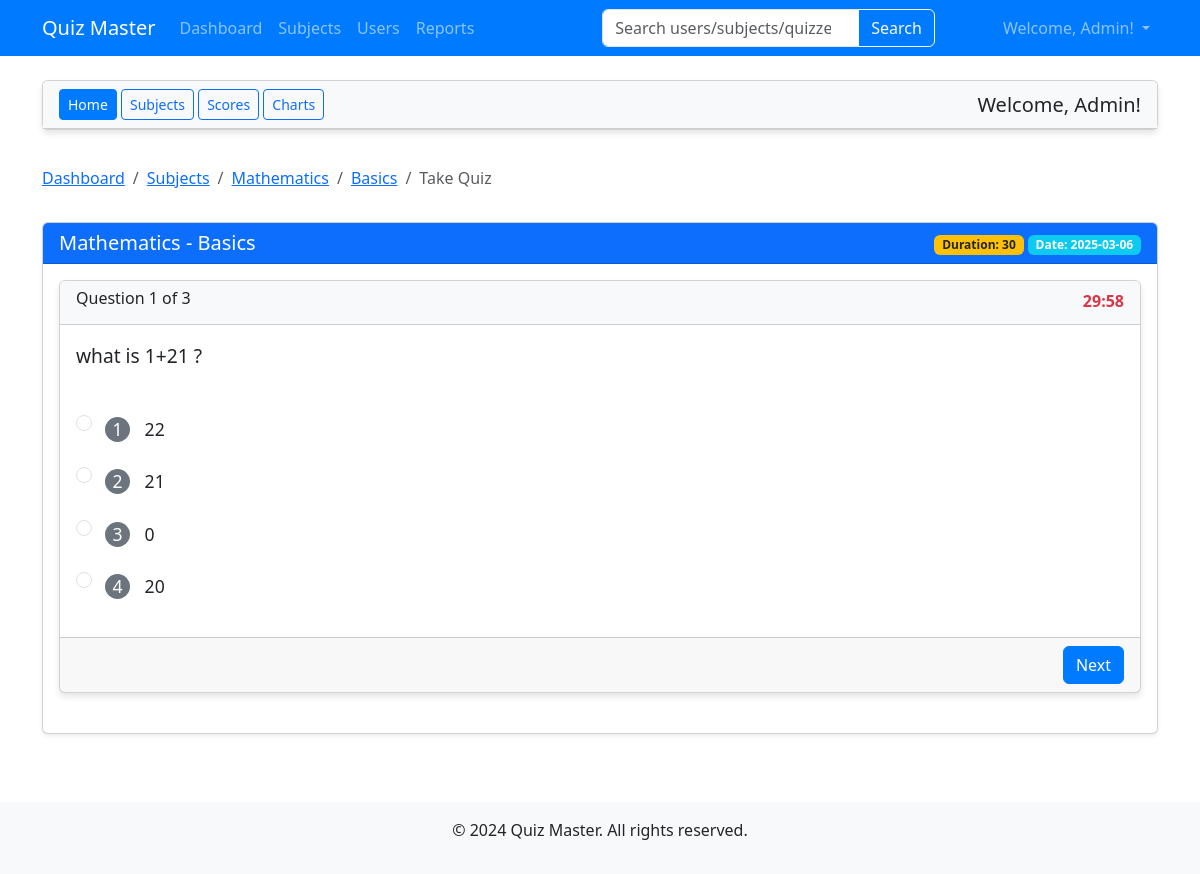
The app's page /user/quizzes/1/take (signed in) with its own data.
### models.py (models this page shows, shortened)
class User(db.Model,UserMixin):
    id = db.Column(db.Integer, primary_key=True)
    email = db.Column(db.String(120), unique=True, nullable=False)
    password = db.Column(db.String(200), nullable=False)
    full_name = db.Column(db.String(100), nullable=False)
    qualification = db.Column(db.String(100), nullable=True)
    dob = db.Column(db.String(20), nullable=True)
    is_admin = db.Column(db.Boolean, default=False)
    scores = db.relationship('Score', backref='user', lazy=True, cascade="all, delete-orphan")

class Subject(db.Model):
    id = db.Column(db.Integer, primary_key=True)
    name = db.Column(db.String(100), nullable=False)
    description = db.Column(db.Text, nullable=True)
    chapters = db.relationship('Chapter', backref='subject', lazy=True, cascade="all, delete-orphan")

class Chapter(db.Model):
    id = db.Column(db.Integer, primary_key=True)
    name = db.Column(db.String(100), nullable=False)
    description = db.Column(db.Text, nullable=True)
    subject_id = db.Column(db.Integer, db.ForeignKey('subject.id'), nullable=False)
    quizzes = db.relationship('Quiz', backref='chapter', lazy=True, cascade="all, delete-orphan")

class Quiz(db.Model):
    id = db.Column(db.Integer, primary_key=True)
    chapter_id = db.Column(db.Integer, db.ForeignKey('chapter.id'), nullable=False)
    date_of_quiz = db.Column(db.String(20), nullable=False)
    time_duration = db.Column(db.String(10), nullable=False)
    remarks = db.Column(db.Text, nullable=True)
    questions = db.relationship('Question', backref='quiz', lazy=True, cascade="all, delete-orphan")
    scores = db.relationship('Score', backref='quiz', lazy=True, cascade="all, delete-orphan")

class Question(db.Model):
    id = db.Column(db.Integer, primary_key=True)
    quiz_id = db.Column(db.Integer, db.ForeignKey('quiz.id'), nullable=False)
    question_statement = db.Column(db.Text, nullable=False)
    option1 = db.Column(db.String(200), nullable=False)
    option2 = db.Column(db.String(200), nullable=False)
    option3 = db.Column(db.String(200), nullable=False)
    option4 = db.Column(db.String(200), nullable=False)
    correct_option = db.Column(db.Integer, nullable=False)  # 1, 2, 3, or 4

### routes/user.py (the view)
@user.route('/quizzes/<int:quiz_id>/take')
@login_required
def take_quiz(quiz_id):
    quiz = Quiz.query.get_or_404(quiz_id)
    user_score = Score.query.filter_by(quiz_id=quiz_id, user_id=current_user.id).first()
    if user_score:
        flash('You have already taken this quiz. View your score instead.', 'info')
        return redirect(url_for('user.view_score_detail', score_id=user_score.id))
    questions = Question.query.filter_by(quiz_id=quiz_id).all()
    if not questions:
        flash('This quiz has no questions yet.', 'warning')
        return redirect(url_for('user.view_quizzes', chapter_id=quiz.chapter_id))
    return render_template('user/take_quiz.html', quiz=quiz, questions=questions)

### app.py (called while the page is built)
@login_manager.user_loader
def load_user(user_id):
    return User.query.get(int(user_id))

### routes/user.py (called while the page is built)
@user.before_request
def check_regular_user():
    if not current_user.is_authenticated:
        return redirect(url_for('auth.login'))

### templates/user/take_quiz.html (shortened to what this page needs)
{% extends 'base.html' %}
{% block content %}
<div class="row mb-3">
    <div class="col-12">
        <div class="card">
            <div class="card-header bg-light d-flex justify-content-between align-items-center">
                <div>
                    <a href="{{ url_for('user.dashboard') }}" class="btn btn-sm btn-primary">Home</a>
                    <a href="{{ url_for('user.subjects') }}" class="btn btn-sm btn-outline-primary">Subjects</a>
                    <a href="{{ url_for('user.view_scores') }}" class="btn btn-sm btn-outline-primary">Scores</a>
                    <a href="{{ url_for('user.charts') }}" class="btn btn-sm btn-outline-primary">Charts</a>
                </div>
                <h5 class="mb-0">Welcome, {{ current_user.full_name }}!</h5>
            </div>
        </div>
    </div>
</div>
<div class="row mb-3">
    <div class="col-12">
        <nav aria-label="breadcrumb">
            <ol class="breadcrumb">
                <li class="breadcrumb-item"><a href="{{ url_for('user.dashboard') }}">Dashboard</a></li>
                <li class="breadcrumb-item"><a href="{{ url_for('user.subjects') }}">Subjects</a></li>
                <li class="breadcrumb-item"><a href="{{ url_for('user.view_chapters', subject_id=quiz.chapter.subject_id) }}">{{ quiz.chapter.subject.name }}</a></li>
                <li class="breadcrumb-item"><a href="{{ url_for('user.view_quizzes', chapter_id=quiz.chapter_id) }}">{{ quiz.chapter.name }}</a></li>
                <li class="breadcrumb-item active" aria-current="page">Take Quiz</li>
            </ol>
        </nav>
    </div>
</div>
<div class="row mb-4">
    <div class="col-12">
        <div class="card shadow-sm">
            <div class="card-header d-flex justify-content-between align-items-center bg-primary text-white">
                <h5 class="mb-0">{{ quiz.chapter.subject.name }} - {{ quiz.chapter.name }}</h5>
                <div>
                    <span class="badge bg-warning text-dark">Duration: {{ quiz.time_duration }}</span>
                    <span class="badge bg-info">Date: {{ quiz.date_of_quiz }}</span>
                </div>
            </div>
            <div class="card-body">
                <form method="POST" action="{{ url_for('user.submit_quiz', quiz_id=quiz.id) }}" id="quiz-form">
                    {% for question in questions %}
                    <div class="card mb-4 question-card {% if loop.first %}active{% else %}d-none{% endif %}" data-question="{{ loop.index }}">
                        <div class="card-header bg-light d-flex justify-content-between">
                            <h6>Question {{ loop.index }} of {{ questions|length }}</h6>
                            <div class="quiz-timer text-danger fw-bold"></div>
                        </div>
                        <div class="card-body">
                            <h5 class="question-statement mb-4">{{ question.question_statement }}</h5>
                            <div class="options-list">
                                <div class="form-check mb-3">
                                    <input class="form-check-input" type="radio" name="answer{{ question.id }}" id="option1_{{ question.id }}" value="1" required>
                                    <label class="form-check-label" for="option1_{{ question.id }}">
                                        <span class="option-number">1</span> {{ question.option1 }}
                                    </label>
                                </div>
                                <div class="form-check mb-3">
                                    <input class="form-check-input" type="radio" name="answer{{ question.id }}" id="option2_{{ question.id }}" value="2">
                                    <label class="form-check-label" for="option2_{{ question.id }}">
                                        <span class="option-number">2</span> {{ question.option2 }}
                                    </label>
                                </div>
                                <div class="form-check mb-3">
                                    <input class="form-check-input" type="radio" name="answer{{ question.id }}" id="option3_{{ question.id }}" value="3">
                                    <label class="form-check-label" for="option3_{{ question.id }}">
                                        <span class="option-number">3</span> {{ question.option3 }}
                                    </label>
                                </div>
                                <div class="form-check mb-3">
                                    <input class="form-check-input" type="radio" name="answer{{ question.id }}" id="option4_{{ question.id }}" value="4">
                                    <label class="form-check-label" for="option4_{{ question.id }}">
                                        <span class="option-number">4</span> {{ question.option4 }}
                                    </label>
                                </div>
                            </div>
                        </div>
                        <div class="card-footer d-flex justify-content-between">
                            {% if not loop.last %}
                            <button type="button" class="btn btn-primary next-question">Next</button>
                            {% else %}
                            <button type="submit" class="btn btn-success">Submit Quiz</button>
                            {% endif %}
                        </div>
                    </div>
                    {% endfor %}
                </form>
            </div>
        </div>
    </div>
</div>
{% endblock %}

### templates/base.html (shortened to what this page needs)
<!DOCTYPE html>
<html lang="en">
<head>
    <link href="https://cdn.jsdelivr.net/npm/bootstrap@5.3.0-alpha1/dist/css/bootstrap.min.css" rel="stylesheet">
    <link rel="stylesheet" href="{{ url_for('static', filename='css/style.css') }}">
</head>
<body>
    <nav class="navbar navbar-expand-lg navbar-dark bg-primary">
        <div class="container">
            <a class="navbar-brand" href="/">Quiz Master</a>
            <div class="collapse navbar-collapse" id="navbarNav">
                <ul class="navbar-nav me-auto">
                    {% if current_user.is_authenticated %}
                        {% if current_user.is_admin %}
                            <li class="nav-item">
                                <a class="nav-link" href="{{ url_for('admin.dashboard') }}">Dashboard</a>
                            </li>
                            <li class="nav-item">
                                <a class="nav-link" href="{{ url_for('admin.subjects') }}">Subjects</a>
                            </li>
                            <li class="nav-item">
                                <a class="nav-link" href="{{ url_for('admin.users') }}">Users</a>
                            </li>
                            <li class="nav-item">
                                <a class="nav-link" href="{{ url_for('admin.reports') }}">Reports</a>
                            </li>
                        {% endif %}
                    {% endif %}
                </ul>
                {% if current_user.is_authenticated %}
                <form class="d-flex mx-auto" method="GET" action="{% if current_user.is_admin %}{{ url_for('admin.search') }}{% else %}{{ url_for('user.search') }}{% endif %}">
                    <div class="input-group">
                        <input class="form-control" type="search" name="query" placeholder="{% if current_user.is_admin %}Search users/subjects/quizzes{% else %}Search subjects/quizzes{% endif %}" aria-label="Search">
                        <button class="btn btn-outline-light" type="submit">Search</button>
                    </div>
                </form>
                {% endif %}
                <ul class="navbar-nav">
                    {% if current_user.is_authenticated %}
                        <li class="nav-item dropdown">
                            <a class="nav-link dropdown-toggle" href="#" id="navbarDropdown" role="button" data-bs-toggle="dropdown" aria-expanded="false">
                                Welcome, {{ current_user.full_name }}!
                            </a>
                        </li>
                    {% endif %}
                </ul>
            </div>
        </div>
    </nav>
    <div class="container mt-4">
        {% block content %}{% endblock %}
    </div>
    <footer class="mt-5 py-3 bg-light text-center">
        <div class="container">
            <p>&copy; 2024 Quiz Master. All rights reserved.</p>
        </div>
    </footer>
</body>
</html>

### static/css/style.css (style rules this page uses)
.navbar { background-color: #007bff !important; }
.card { box-shadow: 0 4px 6px rgba(0,0,0,0.1); margin-bottom: 20px; }
.card-header { font-weight: 500; }
.question-statement { font-size: 1.2rem; line-height: 1.6; padding-bottom: 15px; margin-bottom: 20px; }
.form-check-label { font-size: 1.1rem; padding: 5px; }
footer { margin-top: 30px; padding: 20px 0; background-color: #f8f9fa; }
.btn-primary { background-color: #007bff; border-color: #007bff; }

### templates/user/take_quiz.html (style rules this page uses)
.option-number { display: inline-block; width: 25px; height: 25px; line-height: 25px; text-align: center; border-radius: 50%; background-color: #6c757d; color: white; margin-right: 10px; }
.question-card { transition: all 0.3s ease; }

### records on screen
User: full_name "Admin"
Subject: chapter.subject.name "Mathematics"
Chapter: chapter.name "Basics"
Quiz: time_duration "30", date_of_quiz "2025-03-06"
Question: questions "3", question_statement "what is 1+21 ?", option1 "22", option2 "21", option3 "0", option4 "20"
